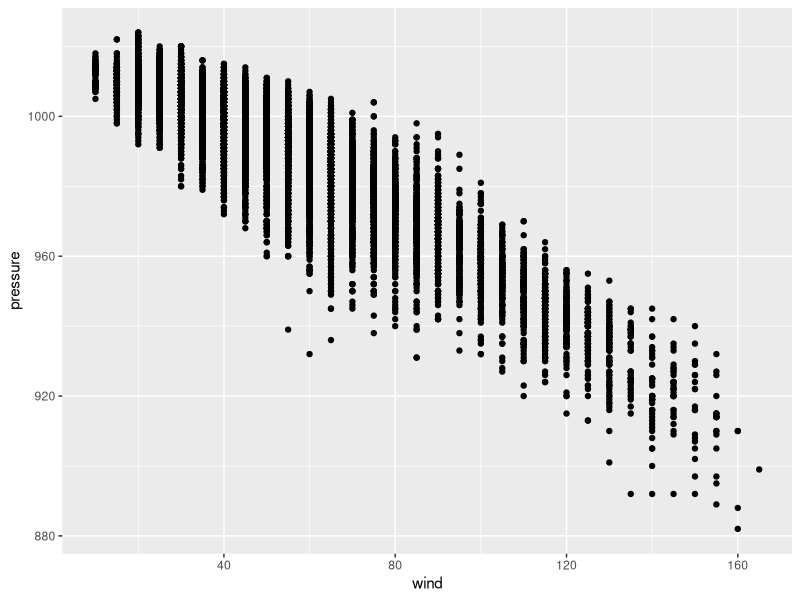

Reproduce this figure in R.
## ---- chunk 1
library(tidyverse)
library(ggplot2)
## ---- chunk 2
storms%>%
  ggplot(aes(x=wind,y=pressure))+
  geom_point()

